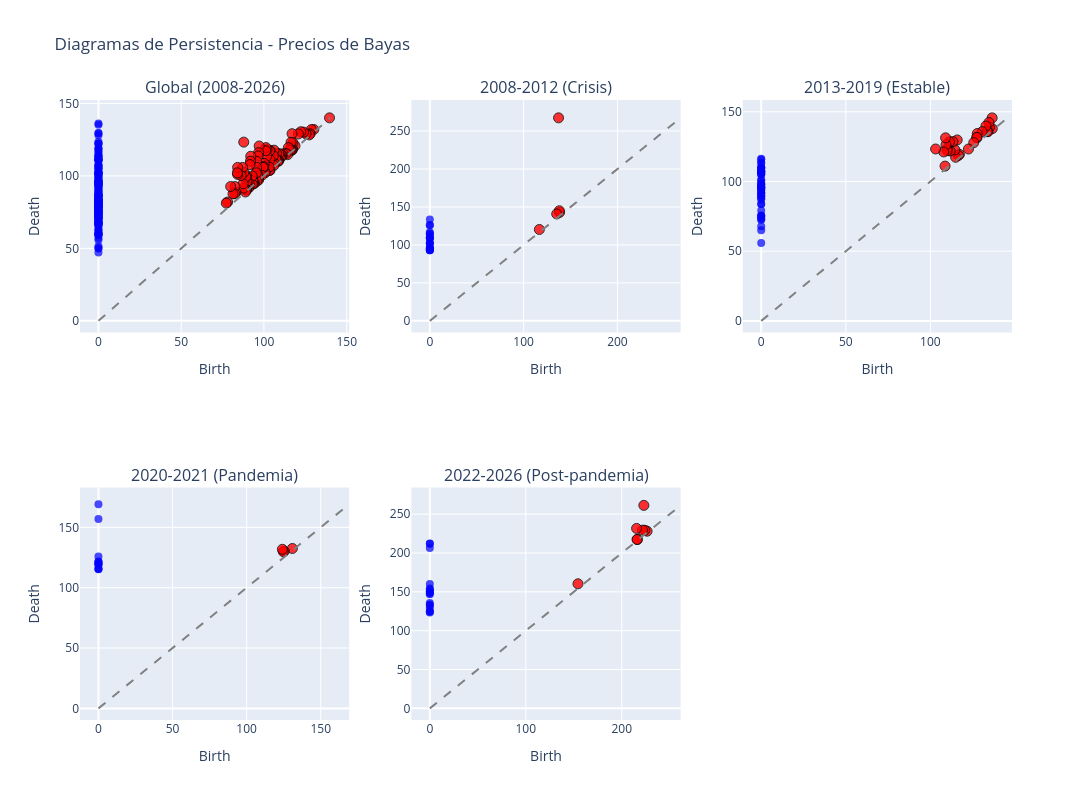

Here is the notebook cell this chart was saved with:
### Code cell
# ============================================================
# VISUALIZACIÓN CON PLOTLY (INTERACTIVA)
# ============================================================
import plotly.graph_objects as go
from plotly.subplots import make_subplots

# Crear subplots
fig = make_subplots(rows=2, cols=3, 
                    subplot_titles=[f"{n}" for n in diagramas.keys()])

for idx, (nombre, diag) in enumerate(diagramas.items()):
    row = idx // 3 + 1
    col = idx % 3 + 1
    
    mask_h0 = diag[:, 2] == 0
    mask_h1 = diag[:, 2] == 1
    
    # Agregar puntos H₀
    if np.any(mask_h0):
        fig.add_trace(
            go.Scatter(x=diag[mask_h0, 0], y=diag[mask_h0, 1],
                      mode='markers', name='H₀',
                      marker=dict(color='blue', size=8, opacity=0.7)),
            row=row, col=col
        )
    
    # Agregar puntos H₁
    if np.any(mask_h1):
        fig.add_trace(
            go.Scatter(x=diag[mask_h1, 0], y=diag[mask_h1, 1],
                      mode='markers', name='H₁',
                      marker=dict(color='red', size=10, opacity=0.8,
                                  line=dict(color='black', width=1))),
            row=row, col=col
        )
    
    # Línea diagonal
    max_val = max(diag[:, 0].max(), diag[:, 1].max())
    fig.add_trace(
        go.Scatter(x=[0, max_val], y=[0, max_val],
                  mode='lines', name='diagonal',
                  line=dict(color='gray', dash='dash')),
        row=row, col=col
    )
    
    fig.update_xaxes(title_text="Birth", row=row, col=col)
    fig.update_yaxes(title_text="Death", row=row, col=col)

fig.update_layout(height=800, width=1200, 
                  title_text="Diagramas de Persistencia - Precios de Bayas",
                  showlegend=False)
fig.show()

### Figure 1 — Plotly figure (JSON) as saved in the notebook; plotly's stock layout.template omitted (floating-point values rounded to 4 significant figures; data arrays with more than 128 entries replaced by an {"elided": "..."} marker saying what was removed)
{"data": [{"marker": {"color": "blue", "opacity": 0.7, "size": 8}, "mode": "markers", "name": "H₀", "type": "scatter", "x": {"elided": "181 float values"}, "xaxis": "x", "y": {"elided": "181 float values"}, "yaxis": "y"}, {"marker": {"color": "red", "line": {"color": "black", "width": 1}, "opacity": 0.8, "size": 10}, "mode": "markers", "name": "H₁", "type": "scatter", "x": [139.6, 130.1, 128.7, 127.9, 127.4, 125.4, 124.0, 122.3, 120.8, 118.8, 117.5, 117.3, 117.0, 117.0, 116.5, 116.4, 115.8, 115.8, 114.7, 114.3, 113.3, 111.6, 110.7, 110.4, 109.9, 109.9, 109.0, 108.9, 108.6, 108.5, 107.6, 107.6, 107.1, 106.3, 106.1, 106.0, 105.7, 103.7, 103.6, 103.6, 103.4, 103.3, 103.2, 101.9, 101.7, 101.2, 101.1, 100.8, 100.6, 100.2, 99.87, 99.59, 99.41, 98.84, 97.12, 96.77, 96.77, 96.51, 96.5, 96.25, 96.2, 95.8, 95.65, 95.56, 95.4, 94.14, 93.98, 93.61, 93.2, 93.12, 92.91, 92.02, 91.85, 91.58, 91.18, 91.05, 90.79, 89.98, 89.67, 89.57, 89.51, 89.25, 89.02, 88.82, 87.95, 87.8, 87.7, 87.48, 87.18, 86.19, 84.11, 84.09, 83.93, 83.05, 82.52, 82.35, 81.29, 79.89, 78.03, 77.23], "xaxis": "x", "y": [140.0, 132.0, 132.0, 129.1, 128.3, 129.0, 130.2, 130.5, 129.0, 120.8, 122.8, 118.6, 117.8, 129.1, 117.6, 123.2, 118.6, 117.6, 119.5, 114.6, 115.5, 115.3, 114.5, 114.2, 113.2, 112.3, 115.4, 110.3, 111.0, 110.1, 111.4, 115.5, 111.9, 108.7, 117.8, 107.2, 114.0, 117.6, 103.8, 111.3, 117.4, 103.8, 106.1, 118.2, 113.6, 119.5, 117.4, 102.3, 102.2, 108.7, 106.0, 106.5, 105.9, 100.4, 120.6, 116.1, 97.21, 113.8, 98.22, 101.0, 100.1, 96.45, 110.1, 105.9, 102.2, 94.99, 94.71, 96.1, 96.57, 94.26, 99.93, 113.5, 110.2, 107.8, 94.66, 92.67, 91.71, 92.3, 96.15, 99.94, 90.65, 90.13, 99.39, 88.91, 102.4, 123.3, 91.58, 94.64, 105.9, 100.3, 101.0, 105.9, 102.1, 88.65, 92.64, 87.74, 87.63, 92.67, 81.97, 81.24], "yaxis": "y"}, {"line": {"color": "gray", "dash": "dash"}, "mode": "lines", "name": "diagonal", "type": "scatter", "x": [0, 140.0], "xaxis": "x", "y": [0, 140.0], "yaxis": "y"}, {"marker": {"color": "blue", "opacity": 0.7, "size": 8}, "mode": "markers", "name": "H₀", "type": "scatter", "x": [0.0, 0.0, 0.0, 0.0, 0.0, 0.0, 0.0, 0.0, 0.0, 0.0, 0.0, 0.0, 0.0, 0.0, 0.0, 0.0, 0.0, 0.0, 0.0, 0.0, 0.0], "xaxis": "x2", "y": [93.11, 93.12, 93.33, 94.14, 95.35, 95.48, 96.11, 96.2, 101.8, 102.3, 102.6, 108.4, 108.7, 109.9, 110.3, 114.2, 115.0, 116.7, 125.9, 126.2, 133.6], "yaxis": "y2"}, {"marker": {"color": "red", "line": {"color": "black", "width": 1}, "opacity": 0.8, "size": 10}, "mode": "markers", "name": "H₁", "type": "scatter", "x": [138.3, 138.0, 137.2, 135.2, 116.7], "xaxis": "x2", "y": [142.9, 145.0, 267.3, 140.8, 120.4], "yaxis": "y2"}, {"line": {"color": "gray", "dash": "dash"}, "mode": "lines", "name": "diagonal", "type": "scatter", "x": [0, 267.3], "xaxis": "x2", "y": [0, 267.3], "yaxis": "y2"}, {"marker": {"color": "blue", "opacity": 0.7, "size": 8}, "mode": "markers", "name": "H₀", "type": "scatter", "x": [0.0, 0.0, 0.0, 0.0, 0.0, 0.0, 0.0, 0.0, 0.0, 0.0, 0.0, 0.0, 0.0, 0.0, 0.0, 0.0, 0.0, 0.0, 0.0, 0.0, 0.0, 0.0, 0.0, 0.0, 0.0, 0.0, 0.0, 0.0, 0.0, 0.0, 0.0, 0.0, 0.0, 0.0, 0.0, 0.0, 0.0, 0.0, 0.0, 0.0, 0.0, 0.0, 0.0, 0.0, 0.0, 0.0, 0.0, 0.0, 0.0, 0.0], "xaxis": "x3", "y": [55.86, 64.99, 67.82, 72.48, 72.94, 74.13, 75.32, 75.41, 75.54, 79.2, 83.77, 83.93, 87.18, 87.95, 89.17, 89.85, 89.98, 91.58, 91.85, 92.02, 93.65, 94.52, 95.55, 95.59, 95.65, 95.88, 96.08, 97.52, 97.93, 98.0, 98.84, 101.0, 101.1, 104.9, 105.2, 105.9, 106.1, 106.8, 106.9, 107.4, 107.5, 107.8, 109.7, 109.7, 109.9, 110.3, 113.3, 113.4, 115.8, 116.4], "yaxis": "y3"}, {"marker": {"color": "red", "line": {"color": "black", "width": 1}, "opacity": 0.8, "size": 10}, "mode": "markers", "name": "H₁", "type": "scatter", "x": [136.6, 136.5, 134.9, 134.6, 134.0, 133.5, 132.8, 130.6, 127.7, 127.5, 127.4, 125.6, 122.5, 117.1, 116.5, 115.8, 114.9, 114.5, 113.3, 111.6, 111.3, 109.9, 109.9, 109.2, 109.0, 108.6, 107.9, 103.1], "xaxis": "x3", "y": [137.9, 145.6, 138.9, 142.3, 135.7, 135.7, 139.8, 135.7, 134.4, 131.4, 131.7, 127.8, 123.3, 119.5, 118.6, 129.8, 117.4, 122.7, 128.6, 121.9, 128.4, 123.4, 122.1, 126.3, 131.3, 111.0, 121.2, 123.3], "yaxis": "y3"}, {"line": {"color": "gray", "dash": "dash"}, "mode": "lines", "name": "diagonal", "type": "scatter", "x": [0, 145.6], "xaxis": "x3", "y": [0, 145.6], "yaxis": "y3"}, {"marker": {"color": "blue", "opacity": 0.7, "size": 8}, "mode": "markers", "name": "H₀", "type": "scatter", "x": [0.0, 0.0, 0.0, 0.0, 0.0, 0.0, 0.0, 0.0, 0.0, 0.0, 0.0, 0.0], "xaxis": "x4", "y": [115.3, 115.6, 116.0, 119.1, 119.1, 119.3, 121.1, 121.3, 121.7, 125.8, 156.9, 169.2], "yaxis": "y4"}, {"marker": {"color": "red", "line": {"color": "black", "width": 1}, "opacity": 0.8, "size": 10}, "mode": "markers", "name": "H₁", "type": "scatter", "x": [130.9, 125.4, 124.7, 124.1], "xaxis": "x4", "y": [132.5, 130.2, 129.9, 131.8], "yaxis": "y4"}, {"line": {"color": "gray", "dash": "dash"}, "mode": "lines", "name": "diagonal", "type": "scatter", "x": [0, 169.2], "xaxis": "x4", "y": [0, 169.2], "yaxis": "y4"}, {"marker": {"color": "blue", "opacity": 0.7, "size": 8}, "mode": "markers", "name": "H₀", "type": "scatter", "x": [0.0, 0.0, 0.0, 0.0, 0.0, 0.0, 0.0, 0.0, 0.0, 0.0, 0.0, 0.0, 0.0, 0.0, 0.0, 0.0, 0.0, 0.0], "xaxis": "x5", "y": [123.6, 124.4, 125.1, 129.1, 132.4, 133.8, 135.7, 146.9, 147.8, 149.4, 150.5, 150.6, 153.5, 154.3, 160.0, 206.6, 211.8, 212.2], "yaxis": "y5"}, {"marker": {"color": "red", "line": {"color": "black", "width": 1}, "opacity": 0.8, "size": 10}, "mode": "markers", "name": "H₁", "type": "scatter", "x": [226.4, 224.0, 223.0, 221.6, 216.3, 215.9, 215.4, 154.3], "xaxis": "x5", "y": [228.1, 229.3, 261.3, 229.4, 217.4, 217.4, 231.6, 160.3], "yaxis": "y5"}, {"line": {"color": "gray", "dash": "dash"}, "mode": "lines", "name": "diagonal", "type": "scatter", "x": [0, 261.3], "xaxis": "x5", "y": [0, 261.3], "yaxis": "y5"}], "layout": {"annotations": [{"font": {"size": 16}, "showarrow": false, "text": "Global (2008-2026)", "x": 0.1444, "xanchor": "center", "xref": "paper", "y": 1, "yanchor": "bottom", "yref": "paper"}, {"font": {"size": 16}, "showarrow": false, "text": "2008-2012 (Crisis)", "x": 0.5, "xanchor": "center", "xref": "paper", "y": 1, "yanchor": "bottom", "yref": "paper"}, {"font": {"size": 16}, "showarrow": false, "text": "2013-2019 (Estable)", "x": 0.8556, "xanchor": "center", "xref": "paper", "y": 1, "yanchor": "bottom", "yref": "paper"}, {"font": {"size": 16}, "showarrow": false, "text": "2020-2021 (Pandemia)", "x": 0.1444, "xanchor": "center", "xref": "paper", "y": 0.375, "yanchor": "bottom", "yref": "paper"}, {"font": {"size": 16}, "showarrow": false, "text": "2022-2026 (Post-pandemia)", "x": 0.5, "xanchor": "center", "xref": "paper", "y": 0.375, "yanchor": "bottom", "yref": "paper"}], "height": 800, "showlegend": false, "title": {"text": "Diagramas de Persistencia - Precios de Bayas"}, "width": 1200, "xaxis": {"anchor": "y", "domain": [0, 0.2889], "title": {"text": "Birth"}}, "xaxis2": {"anchor": "y2", "domain": [0.3556, 0.6444], "title": {"text": "Birth"}}, "xaxis3": {"anchor": "y3", "domain": [0.7111, 1], "title": {"text": "Birth"}}, "xaxis4": {"anchor": "y4", "domain": [0, 0.2889], "title": {"text": "Birth"}}, "xaxis5": {"anchor": "y5", "domain": [0.3556, 0.6444], "title": {"text": "Birth"}}, "xaxis6": {"anchor": "y6", "domain": [0.7111, 1]}, "yaxis": {"anchor": "x", "domain": [0.625, 1], "title": {"text": "Death"}}, "yaxis2": {"anchor": "x2", "domain": [0.625, 1], "title": {"text": "Death"}}, "yaxis3": {"anchor": "x3", "domain": [0.625, 1], "title": {"text": "Death"}}, "yaxis4": {"anchor": "x4", "domain": [0, 0.375], "title": {"text": "Death"}}, "yaxis5": {"anchor": "x5", "domain": [0, 0.375], "title": {"text": "Death"}}, "yaxis6": {"anchor": "x6", "domain": [0, 0.375]}}}
